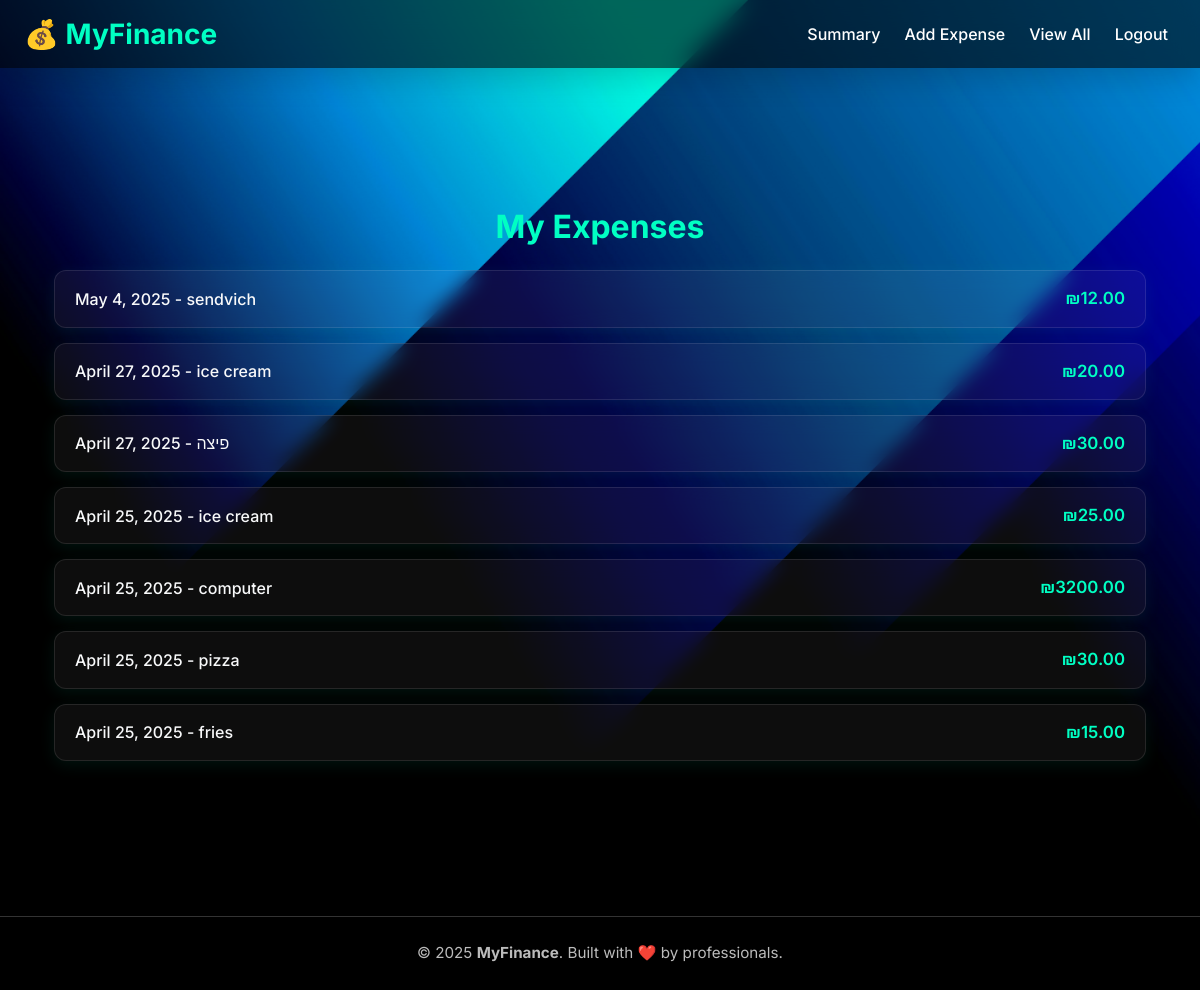
Screenshot of /expenses/my/ (signed in) with the database file from the repository.
### expenses/models.py (models this page shows, shortened)
class Expense(models.Model):
    user = models.ForeignKey(User, on_delete=models.CASCADE)
    category = models.CharField(max_length=100)
    amount = models.FloatField()
    date = models.DateField(auto_now_add=True)

### expenses/views.py (the view)
# urls.py: path('my/', views.my_expenses, name='my_expenses'),
@login_required
def my_expenses(request):
    expenses = Expense.objects.filter(user=request.user).order_by('-date')
    return render(request, 'my_expenses.html', {'expenses': expenses})

### expenses/templates/my_expenses.html (shortened to what this page needs)
{% extends 'base.html' %}
{% block content %}
<div class="container mt-5 text-white">
    <h2 class="mb-4 expenses-title text-center">My Expenses</h2>
    {% if expenses %}
    <ul class="expense-list">
        {% for exp in expenses %}
        <li class="expense-item">
            <div class="expense-date-category">{{ exp.date }} - {{ exp.category }}</div>
            <div class="expense-amount">₪{{ exp.amount|floatformat:2 }}</div>
        </li>
        {% endfor %}
    </ul>
    {% else %}
    <p class="no-expenses text-center">No expenses added yet.</p>
    {% endif %}
</div>
{% endblock %}

### expenses/templates/my_expenses.html (style rules this page uses)
.expenses-title { font-weight: 700; color: #00ffc3; }
.expense-list { list-style: none; padding: 0; margin: 0; }
.expense-item { background: rgba(255, 255, 255, 0.05); border: 1px solid rgba(255, 255, 255, 0.1); border-radius: 12px; padding: 15px 20px; margin-bottom: 15px; color: #f8f9fa; display: flex; justify-content: space-between; align-items: center; transition: transform 0.2s ease, box-shadow 0.2s ease; backdrop-filter: blur(10px); -webkit-backdrop-filter: blur(10px); box-shadow: 0 4px 16px rgba(0, 255, 195, 0.08); }
.expense-date-category { font-weight: 500; font-size: 1rem; }
.expense-amount { font-weight: 600; font-size: 1.05rem; color: #00ffc3; }

### rows the page displays
Expense: date "May 4, 2025", category "sendvich", amount "12.00"
Expense: date "April 27, 2025", category "ice cream", amount "20.00"
Expense: date "April 27, 2025", category "פיצה", amount "30.00"
Expense: date "April 25, 2025", category "ice cream", amount "25.00"
Expense: date "April 25, 2025", category "computer", amount "3200.00"
Expense: date "April 25, 2025", category "pizza", amount "30.00"
Expense: date "April 25, 2025", category "fries", amount "15.00"
